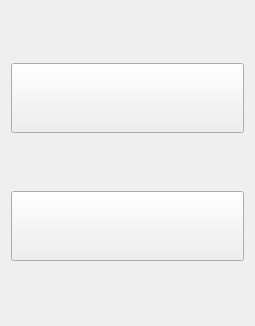
<?xml version="1.0" encoding="UTF-8"?>
<ui version="4.0">
 <class>UserPlugin::FirstRunUserCreationWidget</class>
 <widget class="QWidget" name="UserPlugin::FirstRunUserCreationWidget">
  <property name="geometry">
   <rect>
    <x>0</x>
    <y>0</y>
    <width>255</width>
    <height>326</height>
   </rect>
  </property>
  <property name="windowTitle">
   <string>Form</string>
  </property>
  <layout class="QGridLayout" name="gridLayout_4">
   <item row="1" column="1">
    <widget class="QToolButton" name="completeWizButton">
     <property name="sizePolicy">
      <sizepolicy hsizetype="Expanding" vsizetype="Fixed">
       <horstretch>0</horstretch>
       <verstretch>0</verstretch>
      </sizepolicy>
     </property>
     <property name="minimumSize">
      <size>
       <width>200</width>
       <height>70</height>
      </size>
     </property>
     <property name="text">
      <string/>
     </property>
     <property name="iconSize">
      <size>
       <width>32</width>
       <height>32</height>
      </size>
     </property>
     <property name="toolButtonStyle">
      <enum>Qt::ToolButtonTextUnderIcon</enum>
     </property>
    </widget>
   </item>
   <item row="0" column="1">
    <widget class="QToolButton" name="userManagerButton">
     <property name="sizePolicy">
      <sizepolicy hsizetype="Expanding" vsizetype="Fixed">
       <horstretch>0</horstretch>
       <verstretch>0</verstretch>
      </sizepolicy>
     </property>
     <property name="minimumSize">
      <size>
       <width>200</width>
       <height>70</height>
      </size>
     </property>
     <property name="text">
      <string/>
     </property>
     <property name="iconSize">
      <size>
       <width>32</width>
       <height>32</height>
      </size>
     </property>
     <property name="toolButtonStyle">
      <enum>Qt::ToolButtonTextUnderIcon</enum>
     </property>
    </widget>
   </item>
  </layout>
 </widget>
 <resources/>
 <connections/>
</ui>
